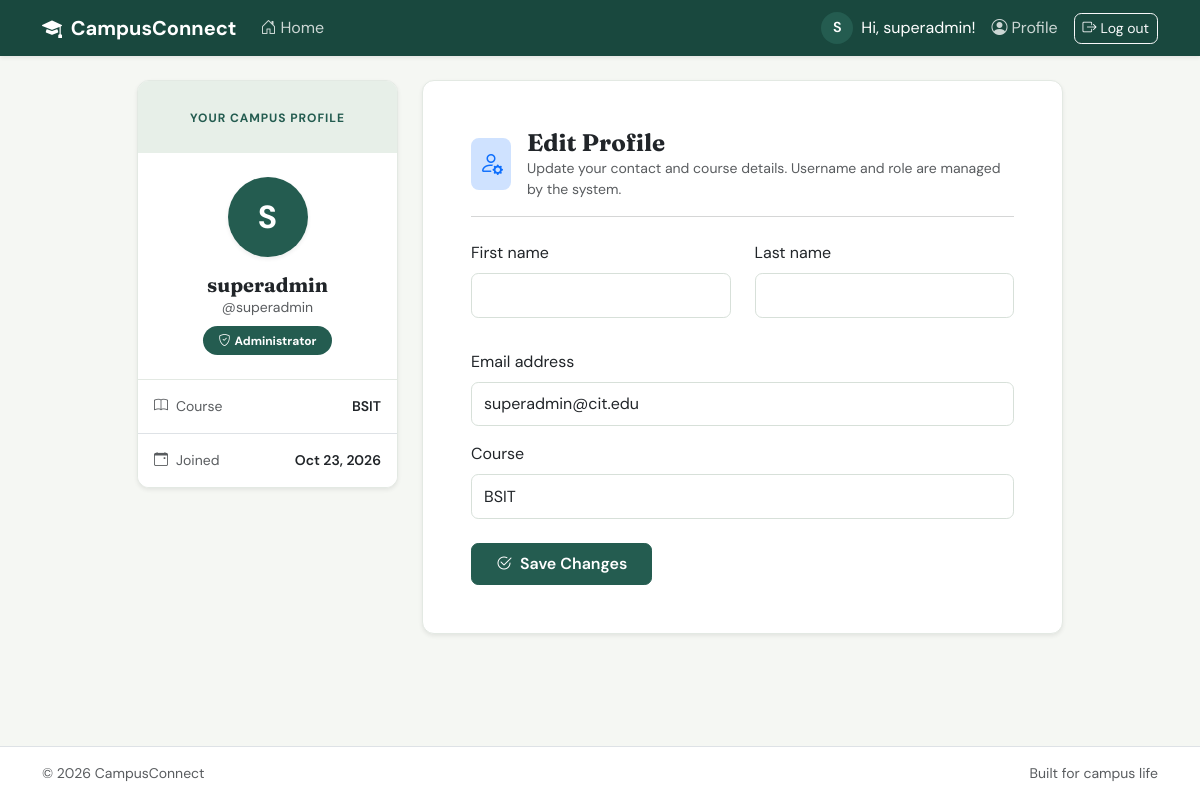
Page /accounts/profile/ (signed in) on the committed database.
### accounts/models.py (models this page shows, shortened)
class CustomUser(AbstractUser):
    class Role(models.TextChoices):
        STUDENT = "STUDENT", "Student"
        ADMIN = "ADMIN", "Administrator"
    role = models.CharField(
        max_length=10,
        choices= Role.choices,
        default=Role.STUDENT)
    course = models.CharField(
        max_length=50,
        blank=True)

### accounts/views.py (the view)
# urls.py: path("profile/", views.ProfileUpdateView.as_view(), name="profile"),
class ProfileUpdateView(LoginRequiredMixin, SuccessMessageMixin, UpdateView):
    model = User
    form_class = ProfileForm
    template_name = "registration/profile.html"
    success_url = reverse_lazy("profile")
    success_message = "Your profile was updated."
    def get_object(self, queryset=None):
        return self.request.user  # users can only ever edit themselves

### accounts/forms.py
class ProfileForm(BootstrapFormMixin, forms.ModelForm):
    class Meta:
        model = User
        fields = ("first_name", "last_name", "email", "course")  # no role/username

### accounts/forms.py (called while the page is built)
    def full_clean(self):
        super().full_clean()
        if self.is_bound:
            for name in self.errors:
                if name in self.fields:
                    w = self.fields[name].widget
                    w.attrs["class"] = f"{w.attrs.get('class', '')} is-invalid".strip()

### templates/registration/profile.html (shortened to what this page needs)
{% extends "base.html" %}
{% block content %}
<div class="row g-4 justify-content-center">
  <div class="col-md-4 col-lg-3">
    <div class="card shadow-sm text-center overflow-hidden">
      <div class="p-4" style="background: #e7efe8;">
        <span class="page-kicker">Your campus profile</span>
      </div>
      <div class="card-body p-4">
        <div class="rounded-circle d-inline-flex align-items-center justify-content-center mb-3 text-white shadow-sm fw-bold fs-2"
             style="width: 80px; height: 80px; background: #245c50;">
          {{ user.first_name|default:user.username|slice:":1"|upper }}
        </div>
        <h2 class="h5 mb-0 fw-bold">{{ user.get_full_name|default:user.username }}</h2>
        <p class="text-muted small mb-2">@{{ user.username }}</p>
        <span class="badge rounded-pill px-3 py-2" style="background: #245c50;">
          <i class="bi bi-shield-check me-1"></i>{{ user.get_role_display|default:user.role|title }}
        </span>
      </div>
      <ul class="list-group list-group-flush text-start small bg-transparent">
        <li class="list-group-item d-flex justify-content-between py-3">
          <span class="text-muted"><i class="bi bi-book me-2"></i>Course</span>
          <span class="fw-semibold">{{ user.course|default:"—" }}</span>
        </li>
        <li class="list-group-item d-flex justify-content-between py-3">
          <span class="text-muted"><i class="bi bi-calendar-event me-2"></i>Joined</span>
          <span class="fw-semibold">{{ user.date_joined|date:"M j, Y" }}</span>
        </li>
      </ul>
    </div>
  </div>
  <div class="col-md-8 col-lg-7">
    <div class="card shadow-sm">
      <div class="card-body p-4 p-md-5">
        <div class="d-flex align-items-center mb-3">
          <div class="bg-primary-subtle text-primary p-2 rounded-3 me-3">
            <i class="bi bi-person-gear fs-4"></i>
          </div>
          <div>
            <h1 class="h4 mb-0 fw-bold">Edit Profile</h1>
            <p class="text-muted small mb-0">Update your contact and course details. Username and role are managed by the system.</p>
          </div>
        </div>
        <hr class="text-muted opacity-25 mb-4">
        <form method="post" novalidate>
          <div class="row">
            <div class="col-md-6 mb-3">{% with field=form.first_name %}{% include "registration/_field.html" %}{% endwith %}</div>
            <div class="col-md-6 mb-3">{% with field=form.last_name %}{% include "registration/_field.html" %}{% endwith %}</div>
          </div>
          <div class="mb-3">{% with field=form.email %}{% include "registration/_field.html" %}{% endwith %}</div>
          <div class="mb-4">{% with field=form.course %}{% include "registration/_field.html" %}{% endwith %}</div>
          <button type="submit" class="btn btn-primary px-4 py-2 fw-semibold">
            <i class="bi bi-check2-circle me-1"></i> Save Changes
          </button>
        </form>
      </div>
    </div>
  </div>
</div>
{% endblock %}

### templates/base.html (shortened to what this page needs)
<!DOCTYPE html>
<html lang="en">
<head>
    <link href="https://cdn.jsdelivr.net/npm/bootstrap@5.3.8/dist/css/bootstrap.min.css" rel="stylesheet">
    <link href="https://cdn.jsdelivr.net/npm/bootstrap-icons@1.11.3/font/bootstrap-icons.min.css" rel="stylesheet">
</head>
<body class="d-flex flex-column min-vh-100">
    <nav class="navbar navbar-expand-lg navbar-dark sticky-top shadow-sm">
        <div class="container">
            <a class="navbar-brand" href="{% url 'dashboard' %}">
                <i class="bi bi-mortarboard-fill me-1"></i> CampusConnect
            </a>
            <div class="collapse navbar-collapse" id="nav">
                <ul class="navbar-nav me-auto">
                    <li class="nav-item">
                        <a class="nav-link {% if request.path == '/' %}active{% endif %}" href="{% url 'dashboard' %}">
                            <i class="bi bi-house-door me-1"></i>Home
                        </a>
                    </li>
                </ul>
                <ul class="navbar-nav align-items-lg-center gap-2">
                    {% if user.is_authenticated %}
                        <li class="nav-item d-flex align-items-center gap-2 text-white">
                            <span class="avatar">{{ user.username|slice:":1"|upper }}</span>
                            <span>Hi, {{ user.username }}!</span>
                        </li>
                        <li class="nav-item">
                            <a class="nav-link" href="{% url 'profile' %}"><i class="bi bi-person-circle me-1"></i>Profile</a>
                        </li>
                        <li class="nav-item">
                            <form method="post" action="{% url 'logout' %}" class="d-inline">
                                <button type="submit" class="btn btn-outline-light btn-sm">
                                    <i class="bi bi-box-arrow-right me-1"></i>Log out
                                </button>
                            </form>
                        </li>
                    {% endif %}
                </ul>
            </div>
        </div>
    </nav>
    <main class="container py-4 flex-grow-1">
        {% block content %}{% endblock %}
    </main>
    <footer class="bg-white border-top py-3 mt-auto">
        <div class="container d-flex justify-content-between align-items-center text-muted small">
            <span>&copy; {% now "Y" %} CampusConnect</span>
            <span>Built for campus life</span>
        </div>
    </footer>
</body>
</html>

### templates/registration/_field.html (shortened to what this page needs)
<div class="mb-3">
  <label for="{{ field.id_for_label }}" class="form-label">{{ field.label }}</label>
  {{ field }}
</div>

### templates/base.html (style rules this page uses)
:root { --cc-ink: #203b36; --cc-green: #245c50; --cc-green-dark: #19483e; --cc-orange: #e99859; --cc-paper: #f5f7f3; --cc-line: #e3e9e3; }
body { background: var(--cc-paper); color: var(--cc-ink); font-family: "DM Sans", sans-serif; }
h1, h2, h3, .display-font { font-family: "Fraunces", Georgia, serif; }
.navbar { background: var(--cc-green-dark); }
.navbar-brand { font-weight: 700; }
.navbar .nav-link { color: rgba(255,255,255,.78); }
.card { border: 1px solid var(--cc-line); border-radius: .75rem; }
.btn { border-radius: .45rem; }
.btn-primary { --bs-btn-bg: var(--cc-green); --bs-btn-border-color: var(--cc-green); --bs-btn-hover-bg: var(--cc-green-dark); --bs-btn-hover-border-color: var(--cc-green-dark); --bs-btn-active-bg: var(--cc-green-dark); }
.form-control, .form-select { border-color: #d7e0d9; border-radius: .45rem; min-height: 2.8rem; }
.page-kicker { color: var(--cc-green); font-size: .75rem; font-weight: 700; letter-spacing: .08em; text-transform: uppercase; }
.avatar { width: 32px; height: 32px; flex: 0 0 auto; border-radius: 50%; background: #245c50; color: #fff; display: inline-flex; align-items: center; justify-content: center; font-weight: 600; font-size: .9rem; }

### rows in the picture
CustomUser: username "S", username "superadmin", first_name "S", get_full_name "superadmin", role "Administrator", course "BSIT", date_joined "Oct 23, 2026", email "superadmin@cit.edu"

### other values in the picture
{{ field.label }} "First name Last name Email address Course"
